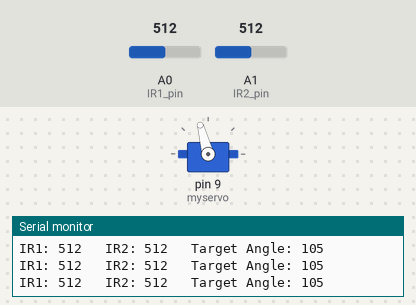
Bench run of a sketch on a simulated Arduino Uno, built with avr-gcc and run on an emulated ATmega328P. On the bench: servo, the last lines printed to the serial monitor. The test bench sets the inputs (shaded band); at power-on: A0 (IR1_pin) = 512, A1 (IR2_pin) = 512.

Above: at 1.2 s.
1.3 s: A0 (IR1_pin) set to 716
At 2.1 s:
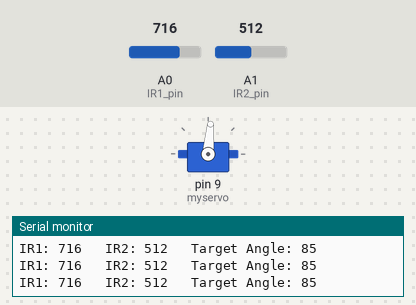
2.8 s: A1 (IR2_pin) set to 306
At 3.6 s:
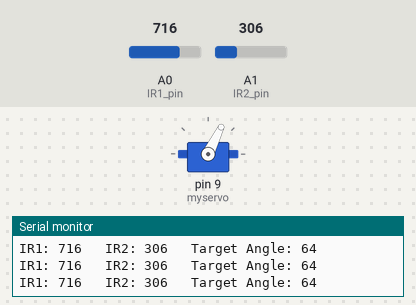
4.3 s: A1 (IR2_pin) set to 140
At 5.1 s:
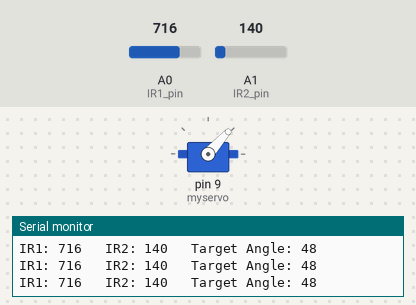
5.8 s: A0 (IR1_pin) set to 900
At 6.6 s:
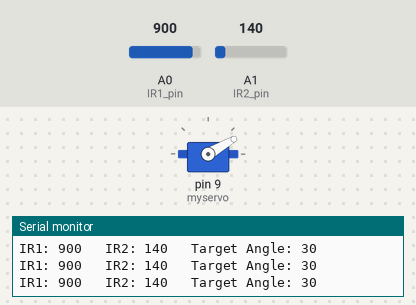
7.3 s: A0 (IR1_pin) set to 122
At 8.1 s:
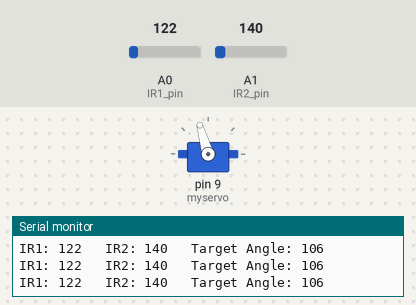
10.3 s: A1 (IR2_pin) set to 1023
At 11.2 s:
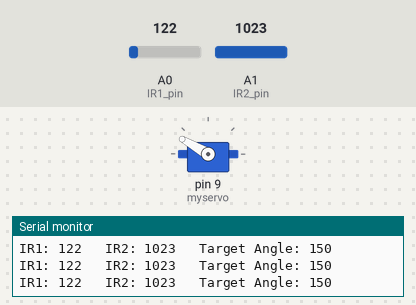
Timing chart, 0 to 12.9 s (numbered marks = the images above; inputs shaded):
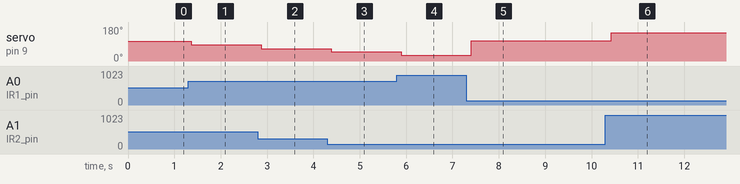

Measured:
- after the input at 1.3 s, servo on pin 9 (myservo): 105° → 85° after 0.06 s
- after the input at 2.8 s, servo on pin 9 (myservo): 85° → 64° after 0.07 s
- after the input at 4.3 s, servo on pin 9 (myservo): 64° → 48° after 0.08 s
- after the input at 5.8 s, servo on pin 9 (myservo): 48° → 30° after 0.09 s
- after the input at 7.3 s, servo on pin 9 (myservo): 30° → 106° after 0.10 s
- after the input at 10.3 s, servo on pin 9 (myservo): 106° → 150° after 0.12 s

The sketch:

Servo.ino
```cpp
#include <Servo.h>

Servo myservo;

// Pins för IR-sensorerna
const int IR1_pin = A0;
const int IR2_pin = A1;

// Variabler för att lagra sensorvärdena
int IR1_val = 0;
int IR2_val = 0;

// Max- och min-värde för IR1 och IR2
double max_val = 1023.0;
double min_val = 0.0;

// PID-konstanter
double Kp = 0.1;
double Ki = 0.01;
double Kd = 0.01;

// PID-felmariginaler
double error = 0;
double last_error = 0;
double integral = 0;
double derivative = 0;

// Börvärden för sensor
int IR1_target = 500;
int IR2_target = 500;

// Värden för servots vinkel och målvinkeln.
int servo_angle = 105;
int target_angle = 105;

// Nuvarande tid och förra mätningens tid
unsigned long current_time = 0;
unsigned long last_time = 0;

// Define variable to store PID output
double output = 0;

void setup()
{
  myservo.attach(9);  // attaches the servo on pin 9 to the servo object
  pinMode(IR1_pin, INPUT);
  pinMode(IR2_pin, INPUT);
  Serial.begin(9600);
}

void loop()
{
  // Read IR sensor values
  IR1_val = analogRead(IR1_pin);
  IR2_val = analogRead(IR2_pin);
  if(IR1_val < min_val) IR1_val = min_val;
  if(IR1_val > max_val) IR1_val = max_val;
  if(IR2_val < min_val) IR2_val = min_val;
  if(IR2_val > max_val) IR2_val = max_val;

  // Determine which IR sensor has the greater value
  if (IR1_val > IR2_val)
  {
    // IR sensor 1 has greater value, turn servo towards IR sensor 1
    target_angle = 105 - (IR1_val - IR2_val) / 10;
  }
  else
  {
    // IR sensor 2 has greater value, turn servo towards IR sensor 2
    target_angle = 105 + (IR2_val - IR1_val) / 10;
  }

  // Limit target angle to between 0 and 180 degrees
  if (target_angle > 150)
  {
    target_angle = 150;
  }
  else if (target_angle < 30)
  {
    target_angle = 30;
  }

  // Move servo to target angle
  myservo.write(target_angle);

  // Print sensor values and target angle to serial monitor
  Serial.print("IR1: ");
  Serial.print(IR1_val);
  Serial.print(" ");
  Serial.print("\tIR2: ");
  Serial.print(IR2_val);
  Serial.print(" ");
  Serial.print("\tTarget Angle: ");
  Serial.println(target_angle);

  // Delay to allow servo to move to target angle
  delay(150);
}
```
